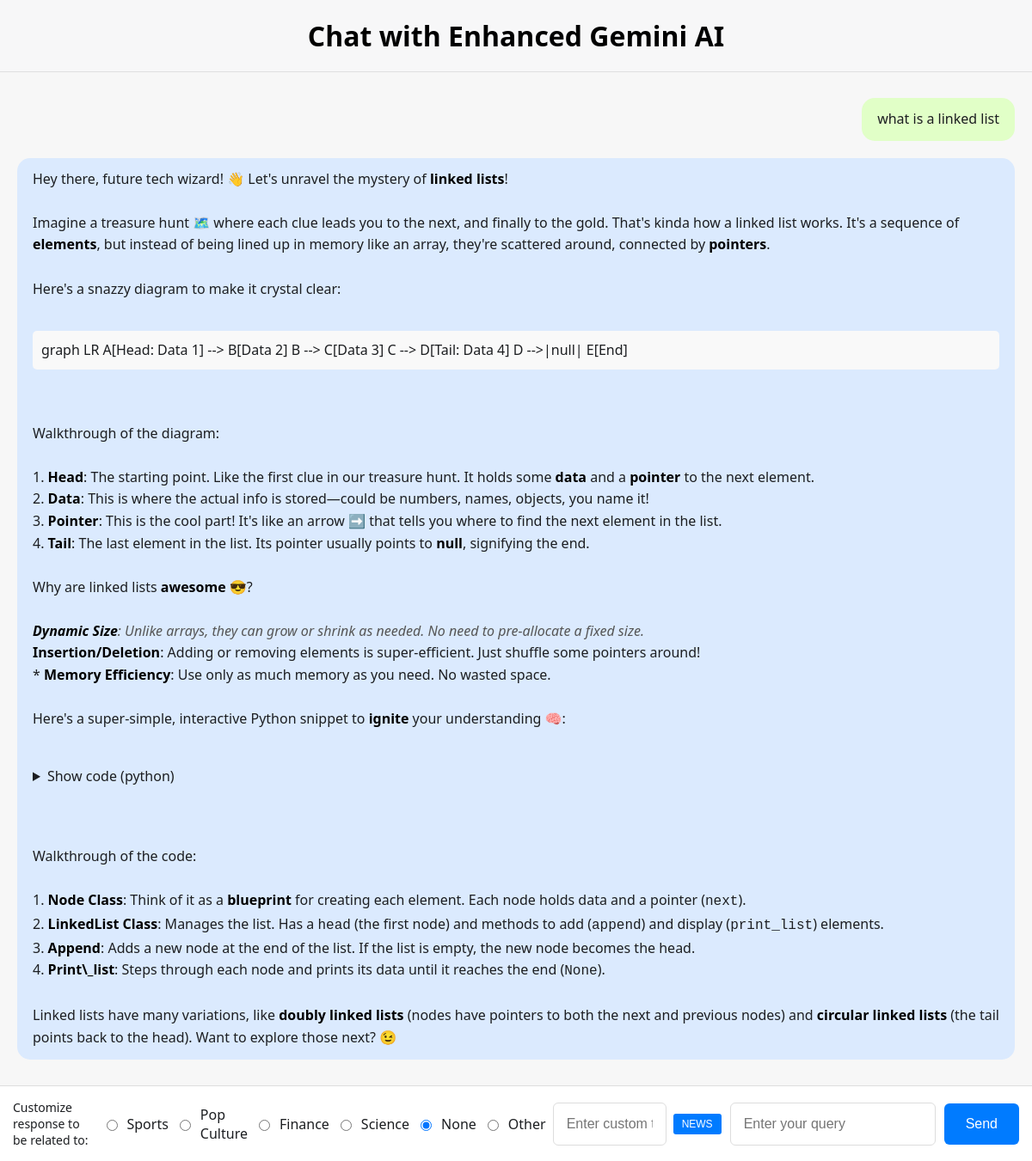
The page / on the database its author committed.
### tables this page shows
CREATE TABLE chat_history (
            id INTEGER PRIMARY KEY AUTOINCREMENT,
            message_type TEXT,
            message_text TEXT,
            timestamp DATETIME DEFAULT CURRENT_TIMESTAMP
        );

### app/app.py (the view, shortened to what this page needs)
@app.route("/", methods=["GET", "POST"])
def index():
    chat_history = get_chat_history(limit=10)
    return render_template("app.html", chat_history=chat_history)

### app/app.py (called while the page is built)
def get_chat_history(limit):
    conn = sqlite3.connect("chat_history.db")
    cursor = conn.cursor()
    cursor.execute("SELECT message_type, message_text FROM chat_history ORDER BY id DESC LIMIT ?", (limit,))
    rows = cursor.fetchall()
    conn.close()
    return [{"type": row[0], "text": row[1]} for row in rows][::-1]  # reverse to maintain order

### app/templates/app.html (shortened to what this page needs)
<!doctype html>
<html lang="en">
<head>
    <link rel="stylesheet" href="{{ url_for('static', filename='app.css') }}">
    <link rel="stylesheet" href="https://cdnjs.cloudflare.com/ajax/libs/prism/1.29.0/themes/prism.min.css">
</head>
<body>
    <div class="container">
        <h1>Chat with Enhanced Gemini AI</h1>
        <div class="chat-box" id="chat-box">
            {% for message in chat_history %}
                <div class="message {{ message.type }}">
                    {% autoescape false %}{{ message.text }}{% endautoescape %}
                </div>
            {% endfor %}
        </div>
        <form method="post" action="/">
            <div class="checkbox-group">
                <span class="checkbox-label">Customize response to be related to:</span>
                <input type="radio" name="topic" value="sports" id="sports"> <label for="sports">Sports</label>
                <input type="radio" name="topic" value="pop culture, music, and movies/tv" id="pop"> <label for="pop">Pop Culture</label>
                <input type="radio" name="topic" value="finance and investing" id="finance"> <label for="finance">Finance</label>
                <input type="radio" name="topic" value="science and space" id="science"> <label for="science">Science</label>
                <input type="radio" name="topic" value="none" id="none" checked> <label for="none">None</label>
                <input type="radio" name="topic" value="other" id="other"> <label for="other">Other</label>
                <input type="text" name="custom_topic_input" placeholder="Enter custom topic" style="display:inline-block; width: 100px;">
                <button id="news-button" type="button" style="padding: 5px 10px; font-size: 12px; background-color: #007bff; color: white; border: none; border-radius: 3px; cursor: pointer; display: inline-block; width: auto;">
                    NEWS
                </button>
            </div>
            <input type="text" name="user_input" placeholder="Enter your query" required autofocus>
            <input type="submit" value="Send">
        </form>
    </div>
</body>
</html>

### app/static/app.css (style rules this page uses)
body { font-family: 'Segoe UI', sans-serif; background-color: #f7f7f8; color: #1c1e21; margin: 0; height: 100vh; display: flex; flex-direction: column; }
.container { display: flex; flex-direction: column; width: 100%; height: 100vh; margin: auto; box-shadow: none; padding: 0; }
.chat-box { flex-grow: 1; overflow-y: auto; border-top: 1px solid #e0e0e0; padding: 20px; background-color: #f7f7f7; display: flex; flex-direction: column; height: calc(100vh - 150px); }
h1, h2, h3, h4, h5, h6 { color: #000000; font-weight: 600; }
h1 { text-align: center; margin: 20px 0; }
form { display: flex; align-items: center; gap: 10px; padding: 15px; background-color: #ffffff; border-top: 1px solid #ddd; }
.checkbox-group { display: flex; align-items: center; gap: 8px; }
.checkbox-label { font-size: 14px; }
input[type="text"] { flex-grow: 1; padding: 15px; border: 1px solid #ddd; border-radius: 6px; font-size: 16px; }
input[type="submit"] { padding: 15px 25px; border: none; border-radius: 6px; background-color: #007bff; color: #fff; font-size: 16px; cursor: pointer; transition: background-color 0.3s; }
.message { max-width: 100%; padding: 12px 18px; margin: 10px 0; border-radius: 15px; line-height: 1.6; word-wrap: break-word; font-size: 16px; }
.message.user { align-self: flex-end; background-color: #e1ffc7; }
.message.ai { align-self: flex-start; background-color: #dbeafe; }
.bold-text.clickable-word { font-weight: bold; color: black; text-decoration: none; cursor: pointer; }
.italic-text { font-style: italic; color: #555; }
.clickable-word { cursor: pointer; color: blue; text-decoration: underline; }
.mermaid { background-color: #f9f9f9; padding: 10px; border-radius: 5px; margin: 10px 0; overflow-x: auto; max-width: 100%; }

### rows shown on the page
chat_history: text "what is a linked list"
chat_history: text "Hey there, future tech wizard! 👋 Let's unravel the mystery of linked lists ! Imagine a treasure hunt 🗺️ where each clue leads you to the next, and finally to the gold. That's kinda how a linked list works. It's a sequence of elements , but instead of being lined up in memory like an array, they're scattered around, connected by pointers . Here's a snazzy diagram to make it crystal clear: graph LR A[Head: Data 1] --> B[Data 2] B --> C[Data 3] C --> D[Tail: Data 4] D -->|null| E[End] Walkthrough of the diagram: 1. Head : The starting point. Like the first clue in our treasure hunt. It holds some data and a pointer to the next element. 2. Data : This is where the actual info is stored—could be…"
